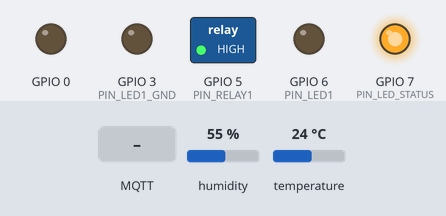
Simulated run of this sketch. Board: ESP32-C3. Parts: switched loads named in the sketch (green lamp = pin HIGH), output pins drawn as LEDs (lit = HIGH). Inputs (shaded band) come from the test bench; at power-on: humidity 55 %, temperature 24 °C. WiFi joins after 1.5 s; servers stay silent unless stated; no MQTT or app messages arrive unless stated; what the sketch prints to the serial monitor is not drawn.

Above: at 3.8 s.
3.9 s: MQTT message "ON" arrives on the first subscribed topic
At 4.9 s:
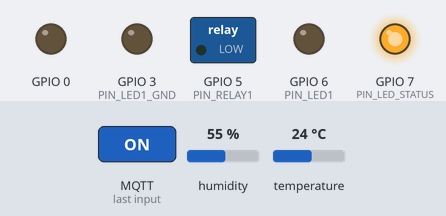
5.4 s: MQTT message "ON" arrives on the second subscribed topic
At 6.0 s:
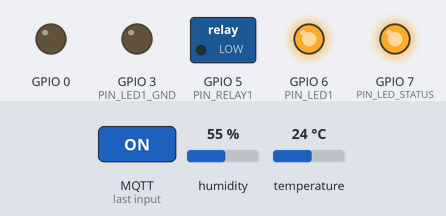
6.9 s: MQTT message "OFF" arrives on the first subscribed topic
At 7.2 s:
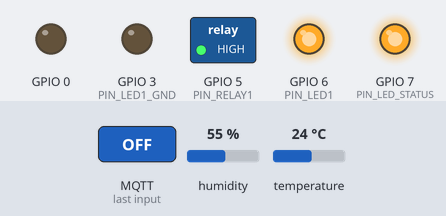
8.4 s: MQTT message "ON" arrives on the third subscribed topic
At 9.5 s:
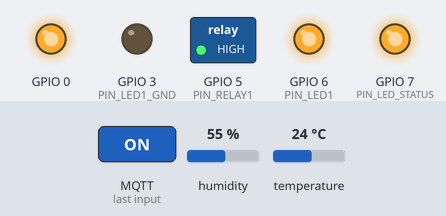
9.9 s: MQTT message "OFF" arrives on the second subscribed topic
At 10.7 s:
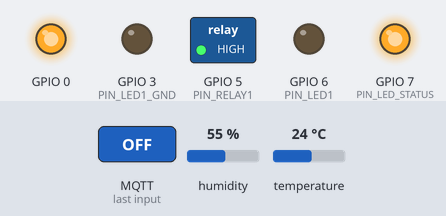
11.4 s: MQTT message "ON" arrives on the first subscribed topic
At 11.8 s:
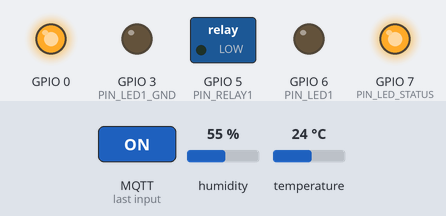
Timing chart, 0 to 13.9 s (numbered marks = the images above; inputs shaded):
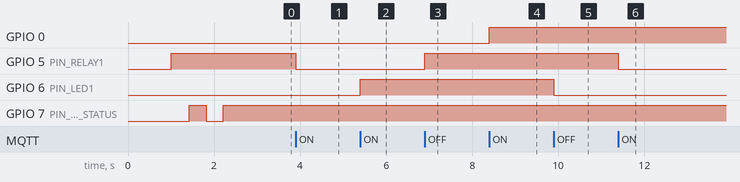

Measured:
- after the input at 3.9 s, GPIO 5 (PIN_RELAY1): HIGH → LOW at once
- after the input at 5.4 s, GPIO 6 (PIN_LED1): LOW → HIGH at once
- after the input at 6.9 s, GPIO 5 (PIN_RELAY1): LOW → HIGH at once
- after the input at 8.4 s, GPIO 0: LOW → HIGH at once
- after the input at 9.9 s, GPIO 6 (PIN_LED1): HIGH → LOW at once
- after the input at 11.4 s, GPIO 5 (PIN_RELAY1): HIGH → LOW at once

The sketch:

node1_living_room.ino
```cpp
/**
 * PROJECT: MQTT SMART HOME - IOT REPORT
 * NODE 1: PHÒNG KHÁCH (ESP32-C3)
 *
 * PHẦN CỨNG:
 * - Cảm biến DHT11: GPIO 4 (Đo nhiệt độ, độ ẩm)
 * - Relay 1 (Đèn trần/Quạt): GPIO 5 (Mặc định Module Active LOW)
 * - LED 1 (Đèn bàn): GPIO 6 (Active HIGH)
 * - LED 2 (Chỉ báo kết nối WiFi/MQTT): GPIO 7 (Active HIGH)
 *
 * THƯ VIỆN CẦN CÀI ĐẶT TRÊN ARDUINO IDE:
 * 1. PubSubClient (bởi Nick O'Leary)
 * 2. DHT sensor library (bởi Adafruit)
 * 3. ArduinoJson (bởi Benoit Blanchon)
 */

#include <WiFi.h>
#include <PubSubClient.h>
#include <DHT.h>
#include <ArduinoJson.h>
#include <esp_arduino_version.h>

// ========== CẤU HÌNH WIFI & MQTT ==========
const char* WIFI_SSID     = "YOUR_WIFI_SSID";         // Thay bằng tên WiFi của bạn
const char* WIFI_PASSWORD = "YOUR_WIFI_PASSWORD";     // Thay bằng mật khẩu WiFi
const char* MQTT_BROKER   = "192.168.1.100";          // IP máy tính chạy Docker EMQX
const int   MQTT_PORT     = 1883;
const char* CLIENT_ID     = "ESP32C3_Node1_LivingRoom";

// ========== CẤU HÌNH CHÂN GPIO (ESP32-C3) ==========
#define PIN_DHT11       4
#define PIN_RELAY1      5
#define PIN_LED1        6
#define PIN_LED1_GND    3     // Chân GND ảo cho chân ngắn (-) của LED (xuất mức 0V)
#define PIN_LED_STATUS  7

#define DHTTYPE         DHT11
#define RELAY_ACTIVE_LOW true // Đặt true nếu module Relay bật khi chân kích mức LOW (0V)

// ========== CẤU HÌNH PWM (ĐỘ SÁNG) CHO ĐÈN LED ==========
#define LED1_PWM_CHANNEL 0      // Kênh LEDC dùng cho core < 3.0 (core >= 3.0 gán tự động theo chân)
#define LED_PWM_FREQ     5000   // Tần số PWM 5kHz (ánh sáng mịn, không nhấp nháy)
#define LED_PWM_RES      8      // Độ phân giải 8-bit → giá trị duty 0-255

// ========== MQTT TOPICS ==========
const char* TOPIC_STATUS          = "home/sensor/node1/status";
const char* TOPIC_TELEMETRY       = "home/sensor/node1/telemetry";

const char* TOPIC_RELAY1_CMD      = "home/device/relay1/command";
const char* TOPIC_RELAY1_STATE    = "home/device/relay1/state";

const char* TOPIC_LED1_CMD        = "home/device/led1/command";
const char* TOPIC_LED1_STATE      = "home/device/led1/state";

// ========== KHỞI TẠO ĐỐI TƯỢNG ==========
// ========== KHỞI TẠO ĐỐI TƯỢNG VÀ BIẾN TOÀN CỤC ==========
DHT dht(PIN_DHT11, DHTTYPE);
WiFiClient espClient;
PubSubClient mqttClient(espClient);

// Biến lưu trạng thái
bool relay1State = false;
bool led1State = false;

// Biến lưu trữ dữ liệu cảm biến (có giá trị đệm chống gián đoạn khi DHT11 đọc lỗi)
float lastValidTemp = 29.0;
float lastValidHum  = 60.0;

unsigned long lastSensorReadTime = 0;
const unsigned long SENSOR_INTERVAL = 5000; // Đọc DHT11 mỗi 5 giây

unsigned long lastReconnectAttempt = 0;
unsigned long lastHeartbeatTime = 0;
const unsigned long HEARTBEAT_INTERVAL = 10000; // Gửi tín hiệu Heartbeat mỗi 10s giữ kết nối Broker

void setRelay(bool state) {
  relay1State = state;
  if (RELAY_ACTIVE_LOW) {
    digitalWrite(PIN_RELAY1, state ? LOW : HIGH);
  } else {
    digitalWrite(PIN_RELAY1, state ? HIGH : LOW);
  }
  // Gửi trạng thái mới lên MQTT (retained = true để các client sau biết ngay)
  mqttClient.publish(TOPIC_RELAY1_STATE, state ? "ON" : "OFF", true);
  Serial.printf("[Relay 1] Đã chuyển sang: %s\n", state ? "ON" : "OFF");
}

// Chuyển đổi phần trăm độ sáng (0-100%) sang giá trị duty (0-255)
int percentToDuty(int percent) {
  percent = constrain(percent, 0, 100);
  return (percent * ((1 << LED_PWM_RES) - 1)) / 100;
}

// Gắn chân LED vào bộ điều chế độ rộng xung (PWM/LEDC) - tương thích cả core 2.x và 3.x
void pwmAttachLed(int pin, int channel) {
#if ESP_ARDUINO_VERSION_MAJOR >= 3
  ledcAttach(pin, LED_PWM_FREQ, LED_PWM_RES);
#else
  ledcSetup(channel, LED_PWM_FREQ, LED_PWM_RES);
  ledcAttachPin(pin, channel);
#endif
}

// Ghi giá trị duty ra chân LED (core >= 3.0 dùng chân, core < 3.0 dùng kênh)
void pwmWriteLed(int pin, int channel, int duty) {
#if ESP_ARDUINO_VERSION_MAJOR >= 3
  ledcWrite(pin, duty);
#else
  ledcWrite(channel, duty);
#endif
}

// Điều khiển độ sáng đèn LED theo phần trăm (0-100%)
void setLedBrightness(int percent) {
  percent = constrain(percent, 0, 100);
  led1State = percent > 0;
  pwmWriteLed(PIN_LED1, LED1_PWM_CHANNEL, percentToDuty(percent));
  mqttClient.publish(TOPIC_LED1_STATE, led1State ? "ON" : "OFF", true);
  Serial.printf("[LED 1] Độ sáng: %d%% (%s)\n", percent, led1State ? "ON" : "OFF");
}

void setLed(bool state) {
  setLedBrightness(state ? 100 : 0);
}

// Xử lý gói tin MQTT nhận được
void mqttCallback(char* topic, byte* payload, unsigned int length) {
  String message = "";
  for (unsigned int i = 0; i < length; i++) {
    message += (char)payload[i];
  }
  message.trim();
  Serial.printf("[MQTT RX] [%s] %s\n", topic, message.c_str());

  if (String(topic) == TOPIC_RELAY1_CMD) {
    if (message.equalsIgnoreCase("ON")) {
      setRelay(true);
    } else if (message.equalsIgnoreCase("OFF")) {
      setRelay(false);
    }
  } else if (String(topic) == TOPIC_LED1_CMD) {
    if (message.equalsIgnoreCase("ON")) {
      setLed(true);
    } else if (message.equalsIgnoreCase("OFF")) {
      setLed(false);
    } else if (message.startsWith("SET:")) {
      // Lệnh chỉnh độ sáng dạng "SET:<0-100>"
      setLedBrightness(message.substring(4).toInt());
    }
  }
  // Điều khiển động chân GPIO đăng ký mới từ Web: home/node1/gpio/{pin}/command
  else if (String(topic).startsWith("home/node1/gpio/") && String(topic).endsWith("/command")) {
    int pin = String(topic).substring(16, String(topic).indexOf("/command")).toInt();
    bool state = message.equalsIgnoreCase("ON");
    bool isSet = message.startsWith("SET:");
    if (pin == PIN_RELAY1) {
      setRelay(state);
    } else if (pin == PIN_LED1) {
      if (isSet) setLedBrightness(message.substring(4).toInt());
      else setLed(state);
    } else if (pin >= 0 && pin <= 21) {
      pinMode(pin, OUTPUT);
      digitalWrite(pin, state ? HIGH : LOW);
      String stateTopic = "home/node1/gpio/" + String(pin) + "/state";
      mqttClient.publish(stateTopic.c_str(), state ? "ON" : "OFF", true);
      Serial.printf("[Node 1 Dynamic GPIO] Chân GPIO %d -> %s\n", pin, state ? "ON" : "OFF");
    }
  }
}

// Kết nối WiFi
void setupWiFi() {
  delay(10);
  Serial.println("\n----------------------------------");
  Serial.printf("Đang kết nối WiFi: %s\n", WIFI_SSID);
  WiFi.mode(WIFI_STA);
  WiFi.begin(WIFI_SSID, WIFI_PASSWORD);

  while (WiFi.status() != WL_CONNECTED) {
    delay(400);
    digitalWrite(PIN_LED_STATUS, !digitalRead(PIN_LED_STATUS)); // Nhấp nháy LED khi chờ WiFi
    Serial.print(".");
  }

  digitalWrite(PIN_LED_STATUS, HIGH); // Bật sáng LED khi WiFi thành công

  // TỐI ƯU CỰC KỲ QUAN TRỌNG: Tắt chế độ tiết kiệm pin để WiFi không bị ngắt kết nối MQTT ngầm
  WiFi.setSleep(false);

  Serial.println("\n[WiFi] Đã kết nối thành công!");
  Serial.print("[WiFi] Địa chỉ IP: ");
  Serial.println(WiFi.localIP());
}

// Kết nối MQTT Broker (NON-BLOCKING: KHÔNG GÂY TREO CHIP KHI MẤT MẠNG)
void reconnectMQTT() {
  unsigned long now = millis();
  // Giữ khoảng cách 3 giây giữa các lần thử kết nối để không làm nghẽn socket TCP
  if (now - lastReconnectAttempt < 3000) {
    return;
  }
  lastReconnectAttempt = now;

  Serial.print("[MQTT] Đang kết nối tới broker... ");

  // Tạo Client ID duy nhất dựa vào địa chỉ MAC phần cứng để Broker không bao giờ đá văng
  String uniqueClientId = String(CLIENT_ID) + "_" + String((uint32_t)ESP.getEfuseMac(), HEX);

  // LWT: Nếu node mất kết nối đột ngột, Broker sẽ tự gửi "offline" với retain=true
  if (mqttClient.connect(uniqueClientId.c_str(), TOPIC_STATUS, 1, true, "offline")) {
    Serial.println("Thành công!");
    digitalWrite(PIN_LED_STATUS, HIGH);

    // Báo trạng thái Node đã Online (retain = true)
    mqttClient.publish(TOPIC_STATUS, "online", true);

    // Đăng ký nhận lệnh từ Backend / Home Assistant
    mqttClient.subscribe(TOPIC_RELAY1_CMD);
    mqttClient.subscribe(TOPIC_LED1_CMD);
    mqttClient.subscribe("home/node1/gpio/+/command"); // Cho phép điều khiển động bất kỳ chân nào đăng ký trên Web

    // Publish trạng thái hiện tại
    mqttClient.publish(TOPIC_RELAY1_STATE, relay1State ? "ON" : "OFF", true);
    mqttClient.publish(TOPIC_LED1_STATE, led1State ? "ON" : "OFF", true);

  } else {
    Serial.printf("Thất bại (rc=%d). Sẽ tự thử lại trong vòng 3s...\n", mqttClient.state());
    digitalWrite(PIN_LED_STATUS, LOW);
  }
}

void setup() {
  Serial.begin(115200);
  delay(1000);
  Serial.println("\n=== SMART HOME NODE 1 (ESP32-C3) KHỞI ĐỘNG ===");

  // Cấu hình chân I/O
  pinMode(PIN_RELAY1, OUTPUT);
  pwmAttachLed(PIN_LED1, LED1_PWM_CHANNEL); // Gắn PWM cho đèn LED (điều khiển độ sáng)
  pinMode(PIN_LED_STATUS, OUTPUT);

  // Cấu hình chân GPIO 3 làm chân GND (0V) cho chân ngắn của LED
  pinMode(PIN_LED1_GND, OUTPUT);
  digitalWrite(PIN_LED1_GND, LOW);

  // Trạng thái ban đầu
  setRelay(false);
  setLed(false);
  digitalWrite(PIN_LED_STATUS, LOW);

  // Khởi động DHT11 (bật trở kéo lên nội bộ)
  pinMode(PIN_DHT11, INPUT_PULLUP);
  dht.begin();

  // Kết nối WiFi & cấu hình MQTT
  setupWiFi();

  // TỐI ƯU CỰC KỲ QUAN TRỌNG CHO TCP SOCKET:
  espClient.setNoDelay(true);        // Tắt Nagle's algorithm để gói tin MQTT đi ngay lập tức
  mqttClient.setServer(MQTT_BROKER, MQTT_PORT);
  mqttClient.setCallback(mqttCallback);
  mqttClient.setBufferSize(512);     // Mở rộng bộ đệm lên 512 bytes
  mqttClient.setKeepAlive(60);       // Tăng KeepAlive lên 60 giây (Broker chờ tối đa 90 giây)
}

void loop() {
  // Tự động kết nối lại nếu mất WiFi hoặc MQTT
  if (WiFi.status() != WL_CONNECTED) {
    setupWiFi();
  }

  if (!mqttClient.connected()) {
    reconnectMQTT();
  } else {
    mqttClient.loop();
  }

  unsigned long now = millis();

  // 1. Đọc cảm biến nhiệt độ & độ ẩm định kỳ mỗi 5 giây
  if (now - lastSensorReadTime >= SENSOR_INTERVAL) {
    lastSensorReadTime = now;

    float humidity = dht.readHumidity();
    float temperature = dht.readTemperature();

    // Nếu đọc thành công thì cập nhật dữ liệu mới nhất
    if (!isnan(humidity) && !isnan(temperature)) {
      lastValidTemp = temperature;
      lastValidHum = humidity;
      Serial.printf("[DHT11 Phòng Khách] Nhiệt độ: %.1f °C | Độ ẩm: %.1f %%\n", temperature, humidity);
    } else {
      // Nếu cảm biến bị lỏng dây hoặc nhiễu, vẫn giữ giá trị đệm để gửi dữ liệu liên tục, không làm rớt mạng MQTT
      Serial.println("[DHT11 Phòng Khách] Lưu ý: Đọc cảm biến tạm thời gián đoạn, sử dụng giá trị đệm an toàn.");
    }

    // Luôn gửi Telemetry khi MQTT đang kết nối (đảm bảo Broker luôn nhận gói tin, không bao giờ timeout)
    if (mqttClient.connected()) {
      StaticJsonDocument<128> doc;
      doc["temp"] = round(lastValidTemp * 10) / 10.0;
      doc["hum"] = round(lastValidHum * 10) / 10.0;

      char buffer[128];
      serializeJson(doc, buffer);
      mqttClient.publish(TOPIC_TELEMETRY, buffer, true);
    }
  }

  // 2. Gửi tín hiệu Heartbeat định kỳ mỗi 10 giây để giữ kết nối socket luôn thông suốt
  if (now - lastHeartbeatTime >= HEARTBEAT_INTERVAL) {
    lastHeartbeatTime = now;
    if (mqttClient.connected()) {
      mqttClient.publish(TOPIC_STATUS, "online", true);
    }
  }
}
```
